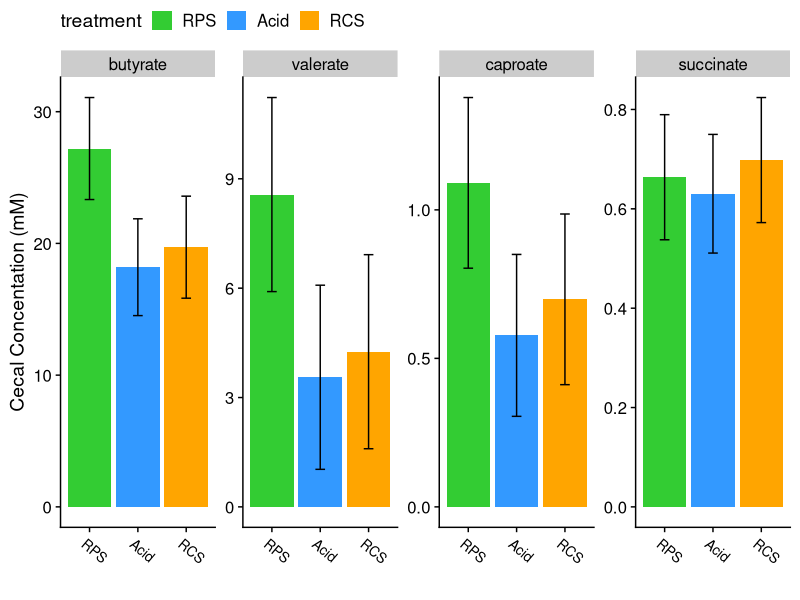

R code for this plot: (Note: this script raises an error after producing the figure.)
# setwd('')
library(tidyverse)
library(cowplot)
library(broom)
theme_set(theme_cowplot())

vfas <- read_tsv('./data/FS12b_meta.tsv')


colnames(vfas)
vfas <- read_csv('./data/FS12b_vfas.csv')
vfas <- vfas %>% filter(treatment %in% c('Control', 'RPS', 'Acid','RCS'))
vfas$treatment <- factor(vfas$treatment, levels = c('Control', 'RPS', 'Acid', 'Zn+Cu', 'RCS', 'Bglu'))

vfas.gather <- vfas %>% gather(key = VFA, value = mM, -(pignum:hour))

vfas.gather$set <- paste(vfas.gather$hour, vfas.gather$treatment)

# initial peek #
# vfas %>% filter(pignum %in% c(458, 461, 469, 472))

### VFA CECUM TESTS ###

scfas <- vfas %>% filter(hour == 0)

but_test <- aov(butyrate~treatment, data = scfas)
cap_test <- aov(caproate~treatment, data = scfas)
val_test <- aov(valerate~treatment, data = scfas)
suc_test <- aov(succinate~treatment, data = scfas)

library(emmeans)


scfa_means <- 
  bind_rows(list(
  emmeans(but_test, specs =  ~ treatment) %>% tidy(conf.int=TRUE) %>% mutate(scfa='butyrate'),
  emmeans(val_test, specs =  ~ treatment) %>% tidy(conf.int=TRUE) %>% mutate(scfa='valerate'),
  emmeans(cap_test, specs =  ~ treatment) %>% tidy(conf.int=TRUE) %>% mutate(scfa='caproate'),
  emmeans(suc_test, specs =  ~ treatment) %>% tidy(conf.int=TRUE) %>% mutate(scfa='succinate'))) %>% 
  mutate(treatment=factor(treatment, levels = c('Control', 'RPS', 'Acid', 'RCS')), 
         scfa=factor(scfa, levels = c('butyrate', 'valerate', 'caproate', 'succinate')))

# summary(but_test)
# summary(val_test)
# summary(cap_test)
# summary(tot_test)

scfa_tests <- 
  bind_rows(list(
  TukeyHSD(but_test) %>% tidy() %>% mutate(scfa='butyrate'),
TukeyHSD(val_test) %>% tidy()%>% mutate(scfa='valerate'),
TukeyHSD(cap_test) %>% tidy()%>% mutate(scfa='caproate'),
TukeyHSD(suc_test) %>% tidy()%>% mutate(scfa='succinate')
)) %>% 
  filter(contrast %in% c('RCS-Control', 
                         'Acid-Control', 
                         'RPS-Control')) %>% 
  mutate(contrast=factor(contrast, levels=c('RCS-Control', 
                                            'Acid-Control', 
                                            'RPS-Control')),
         scfa=factor(scfa, levels = c('butyrate', 'caproate', 'valerate', 'succinate'))) %>% 
  mutate(p.plot=ifelse(adj.p.value < 0.05, adj.p.value, NA))


FIG6A <- 
  scfa_means %>%
  ggplot(aes(x=treatment, y=estimate, ymin=conf.low, ymax=conf.high))+
  geom_col(aes(fill=treatment))+
  geom_errorbar(width=.2) + 
  facet_wrap(~scfa, scales = 'free', nrow=1)+
  theme(legend.position = 'top') + 
  ylab('Cecal Concentation (mM)') + 
  xlab('') + 
  theme(axis.text.x=element_text(size=10, angle = -40, hjust=.1))+
  scale_fill_manual(values=c('#33CC33', '#3399FF', 'orange', 'red', 'grey', 'purple'))

FIG6A

FIG6B <- 
  scfa_tests %>%
  mutate(scfa=factor(scfa, levels = c('butyrate', 'valerate', 'caproate', 'succinate'))) %>% 
  filter(grepl('Control', contrast)) %>% 
  ggplot(aes(x=contrast, y=estimate, ymin=conf.low, ymax=conf.high)) +
  geom_hline(yintercept = 0)+
  geom_pointrange(aes(color=contrast)) + 
  geom_text(aes(label=round(p.plot, 3), color=contrast), nudge_x = .2)+
  coord_flip()+
  facet_wrap(~scfa, scales = 'free_x', nrow = 1) +
  theme(legend.position = 'none', 
        axis.text = element_text(size=11), 
        axis.title.x=element_text(size=11),
        panel.grid.major = element_line(color='grey'), 
        panel.border = element_rect(color='black', size=1)) + 
  xlab('') + 
  ylab('estimated difference from controls (mM)')+
  scale_color_manual(values=c('red', 'orange','#3399FF', 'red', 'grey', 'purple'))

FIG6B

ggdraw() + 
  draw_plot(FIG6A, x=0, y=.5, width = 1, height = .5) + 
  draw_plot(FIG6B, x=0, y=0, width = 1, height=.5) +
  draw_plot_label(x=c(0,0), y=c(1,.45), label = c('A', 'B'))


## AULC VFA CORRELATIONS ##



MET <- read_tsv('./data/FS12b_meta.tsv') %>%
  mutate(ID=sample_ID) %>%
  select(ID, everything()) %>% 
  mutate(treatment=factor(treatment, levels = c('Control', 'RPS', 'Acid', 'RCS')))


RPS_cec_scfas <- 
  MET %>%
  select(pignum,  AULC, log_sal, tissue, day) %>% 
  filter(day =='D21' & tissue == 'C') %>%
  right_join(scfas) %>% 
  filter(treatment == 'RPS') %>%
  select(-tissue, -day, -hour, -treatment) %>%
  column_to_rownames(var = 'pignum') %>% 
  as.matrix()



cor_tests <- 
  Hmisc::rcorr(RPS_cec_scfas) %>%
  tidy() %>% 
  filter(column1 %in% c('AULC', 'butyrate', 'valerate', 'caproate', 'succinate')) %>% 
  filter(column2 %in% c('AULC', 'butyrate', 'valerate', 'caproate', 'succinate')) %>% 
  mutate(scfa=column1) %>% 
  filter(column2=='AULC') %>% 
  mutate(concentration=c(17, 5, .7, .45), 
         AULC=c(10,10,10,10), 
         stats=paste('r=', round(estimate, 2), '\nP=', round(p.value, 2)), 
         scfa=factor(scfa, levels = c('butyrate', 'valerate', 'caproate', 'succinate')))
  

FIG6C <- 
RPS_cec_scfas %>%
  as.data.frame() %>% 
  gather(-AULC, key='scfa', value='concentration') %>% 
  filter(scfa %in% c('butyrate', 'valerate', 'caproate', 'succinate')) %>%
  mutate(scfa=factor(scfa, levels = c('butyrate', 'valerate', 'caproate', 'succinate'))) %>% 
  ggplot(aes(x=concentration, y=AULC)) +
  geom_smooth(method = 'lm',se=F, color='black') + 
  geom_text(data=cor_tests, aes(label=stats), size=4, hjust=-.5)+
  geom_point(shape=21, size=3, fill='#3399FF', color='black') +
  facet_wrap(~scfa, scales = 'free') + 
  xlab('Concentration (mM)')



fig6 <- ggdraw()+
  draw_plot(FIG6A, x = 0, y =.4, width = .6, height = .6)+
  draw_plot(FIG6B, x = 0, y = 0, width = .6, height = .45)+
  draw_plot(FIG6C, x = .6, y = 0, width = .4, height = 1)+
  draw_plot_label(x=c(0,0, .6), y=c(1,.45,1), label = c('A', 'B','C'))

fig6

ggsave(filename = './output/figure6.jpeg', device = 'jpeg', 
       width=280, height=180, units = 'mm')

### D21 CECUM ALL VFAS  ###




RPS_cec_scfas <- 
  MET %>%
  select(pignum,  AULC, log_sal, tissue, day) %>% 
  filter(day =='D21' & tissue == 'C') %>%
  right_join(scfas) %>% 
  # filter(treatment == 'RPS') %>%
  select(-tissue, -day, -hour, -treatment) %>%
  column_to_rownames(var = 'pignum') %>% 
  as.matrix()


RPS_cec_scfas_DF <-   MET %>%
  select(pignum,treatment,  AULC, log_sal, tissue, day) %>% 
  filter(day =='D21' & tissue == 'C') %>%
  right_join(scfas) %>% 
  # filter(treatment == 'RPS') %>%
  select(-tissue, -day, -hour)


cor_tests <- 
  Hmisc::rcorr(RPS_cec_scfas) %>%
  tidy() %>% 
  filter(column1 %in% c('AULC', 'butyrate', 'valerate', 'caproate', 'succinate')) %>% 
  filter(column2 %in% c('AULC', 'butyrate', 'valerate', 'caproate', 'succinate')) %>% 
  mutate(scfa=column1) %>% 
  filter(column2=='AULC') %>% 
  mutate(concentration=c(17, 5, .7, .45), 
         AULC=c(10,10,10,10), 
         stats=paste('r=', round(estimate, 2), '\nP=', round(p.value, 3)), 
         scfa=factor(scfa, levels = c('butyrate', 'valerate', 'caproate', 'succinate')))


TST <- 
  RPS_cec_scfas_DF %>%
  as.data.frame() %>% 
  gather(-c(AULC, pignum, treatment), key='scfa', value='concentration') %>% 
  filter(scfa %in% c('butyrate', 'valerate', 'caproate', 'succinate')) %>%
  mutate(scfa=factor(scfa, levels = c('butyrate', 'valerate', 'caproate', 'succinate'))) %>% 
  ggplot(aes(x=concentration, y=AULC)) +
  geom_smooth(method = 'lm',se=F, color='black') + 
  geom_text(data=cor_tests, aes(label=stats), size=4, hjust=-.5)+
  geom_point(aes(fill=treatment), shape=21, size=3, color='black') +
  facet_wrap(~scfa, scales = 'free')+
  scale_fill_manual(values=c('#33CC33', '#3399FF', 'orange', 'red', 'grey', 'purple'))  
 

TST 

ggsave('./output/SCFA_AULC_cor_supp.jpg', height = 5, width = 7, units = 'in')
# #########
# 
# filter(vfas.gather, hour == 0 ) %>% 
#   ggplot(aes(x=treatment, y=mM, group=set, fill=treatment)) +
#   geom_boxplot(outlier.alpha = 0) +geom_jitter(shape=21, size=1.5, stroke=1, alpha=.75, width = .25)+
#   scale_fill_manual(values=c('#33CC33', '#3399FF', 'orange', 'red', 'grey', 'purple')) + 
#   facet_wrap(~VFA, scales = 'free')
# 
# 
# unique(vfas.gather$VFA)
# 
# filter(vfas.gather, hour == 0 & VFA %in% c('butyrate', 'valerate', 'caproate', 'total')) %>%
#   ggplot(aes(x=treatment, y=mM, group=set, fill=treatment)) +
#   geom_boxplot(outlier.alpha = 0) +geom_jitter(shape=21, size=1.5, stroke=1, alpha=.75, width = .25)+
#   scale_fill_manual(values=c('#33CC33', '#3399FF', 'orange', 'red', 'grey', 'purple')) + 
#   facet_wrap(~VFA, scales = 'free', nrow = 1) + ggtitle("Cecal SCFAs 21 days post challenge, no incubation")

#
# filter(vfas.gather, hour == 0 &
#          VFA %in% c('acetate', 'butyrate', 'propionate', 'valerate', 'caproate', 'total') & 
#          treatment %in% c('control', 'RPS')) %>%
#   ggplot(aes(x=treatment, y=mM, group=set, fill=treatment)) +
#   geom_boxplot(outlier.alpha = 0) +geom_jitter(shape=21, size=1.5, stroke=1, alpha=.75, width = .25)+
#   scale_fill_manual(values=c('red', '#3399FF', 'orange', 'red', 'grey', 'purple')) + 
#   facet_wrap(~VFA, scales = 'free') + ggtitle("Cecal SCFAs 21 days post challenge")




# filter(vfas.gather, hour == 24) %>% ggplot(aes(x=treatment, y=mM, group=set, fill=treatment)) +
#   geom_boxplot(outlier.alpha = 0) +geom_jitter(shape=21, size=1.5, stroke=1, alpha=.75, width = .25)+
#   scale_fill_manual(values=c('#33CC33', '#3399FF', 'orange', 'red', 'grey', 'purple')) + 
#   facet_wrap(~VFA, scales = 'free') + ggtitle("Cecal SCFAs 21 days post challenge, with incubation")

### propionate in 24hr incubation seems to have suffered in ZN

# 0 and 24 hr together

# filter(vfas.gather, VFA != 'succinate') %>% ggplot(aes(x=hour, y=mM, group=set, fill=treatment)) +
#   geom_boxplot(outlier.alpha = 0) +
#   scale_fill_manual(values=c('#33CC33', '#3399FF', 'orange', 'red', 'grey', 'purple')) + 
#   facet_wrap(~VFA, scales = 'free')
# 
###

# tests for RPS vs control

# buttest <- vfas.gather %>% filter(treatment %in% c('control', 'RPS') & hour ==0 & VFA == 'butyrate')
# valtest <- vfas.gather %>% filter(treatment %in% c('control', 'RPS') & hour ==0 & VFA == 'valerate')
# captest <- vfas.gather %>% filter(treatment %in% c('control', 'RPS') & hour ==0 & VFA == 'caproate')
# tottest <- vfas.gather %>% filter(treatment %in% c('control', 'RPS') & hour ==0 & VFA == 'total')
# 
# wilcox.test(buttest$mM~buttest$treatment) # p-value = 0.00399
# wilcox.test(valtest$mM~valtest$treatment) # p-value = 0.0007816
# wilcox.test(captest$mM~captest$treatment) # p-value = 0.01061
# wilcox.test(tottest$mM~tottest$treatment) # p-value = 0.1135
# 

### for correlations ###

# vfas0 <- filter(vfas, hour == 0) %>% select(-hour)
# 
# vfas24 <- filter(vfas, hour == 24) %>% select(-hour)
# 
# colnames(vfas24) <- paste('P', colnames(vfas24), sep = '_') # why 'P' ?  Because it shows the 'P'otential amount of VFAs for that bolus
# 
# colnames(vfas24)[1] <- 'pignum'
# 
# vfas_for_cor <- merge(vfas0, vfas24, by = 'pignum')
# 
# vfas_for_cor$day <- 21
# vfas_for_cor$tissue <- 'cecal_contents'
# vfas_for_cor <- vfas_for_cor %>% select(pignum, treatment, day, tissue, everything())


# write_csv(vfas_for_cor, './data/FS12b_vfas_for_cor.csv')

############### FECAL DATA #################




# library(tidyverse)


####### WARNING! I THINK THERE IS A PROBLEM WITH THE DATA FROM DAY 7 and 21!!!!!

### SUSPICIOUS AMOUNTS OF LACTATE AND SUCCINATE ARE PRESENT, USUALLY THESE ARE VERY RARE
### I THINK THERE WAS AN ISSUE DURING SAMPLE PREP
### MY GUESS IS THAT THE SAMPLES WERE ALLOWED TO THAW AT ROOM TEMP FOR TOO LONG AND 
### SOME BACTERIAL METABOLIC ACTIVITY GENERATED EXCESS LACTATE AND SUCCINATE
### USUALLY THESE WOULD BE CONVERTED TO OTHER SCFAS BY ANAEROBIC FERMENTATION BUT
### THE ANAEROBES PROBABLY DIED DUE TO OXYGEN EXPOSURE.


# write_csv(res.all, 'FS12b_fecal_vfas.csv')

# res.all <- read_csv('./data/FS12b_fecal_vfas.csv')
# # tests <- filter(res.all, time == 0) %>%
# #   do(pwilx=pairwise.wilcox.test(.$butyrate, .$treatment, p.adjust.method = 'none'))
# # #pairwise.wilcox.test(p.adjust.method = )
# # tests[[1]]
# # 
# # 
# # tests <- filter(res.all, time == 0) %>% do(pwilx=pairwise.wilcox.test(.$caproate, .$treatment, p.adjust.method = 'none'))
# # #pairwise.wilcox.test(p.adjust.method = )
# # tests[[1]]
# # 
# # 
# # tests <- filter(res.all, time == 0) %>% do(pwilx=pairwise.wilcox.test(.$valerate, .$treatment, p.adjust.method = 'none'))
# # #pairwise.wilcox.test(p.adjust.method = )
# # tests[[1]]
# # 
# # 
# # res.all$treatment <- factor(res.all$treatment, levels=c('control', 'RPS', 'Acid', 'Zn+Cu', 'RCS', 'Bglu'))
# # 
# # 
# # res.all %>% ggplot(aes(x=treatment, y=acetate, fill=treatment)) + facet_wrap(~time) + geom_boxplot() + geom_text(aes(label=pignum))
# # res.all %>% ggplot(aes(x=treatment, y=propionate, fill=treatment)) + facet_wrap(~time) + geom_boxplot()+ geom_text(aes(label=pignum))
# # res.all %>% ggplot(aes(x=treatment, y=butyrate, fill=treatment)) + facet_wrap(~time) + geom_boxplot()+ geom_text(aes(label=pignum))
# # res.all %>% ggplot(aes(x=treatment, y=valerate, fill=treatment)) + facet_wrap(~time) + geom_boxplot()+ geom_text(aes(label=pignum))
# # res.all %>% ggplot(aes(x=treatment, y=caproate, fill=treatment)) + facet_wrap(~time) + geom_boxplot()+ geom_text(aes(label=pignum))
# # res.all %>% ggplot(aes(x=treatment, y=isovalerate, fill=treatment)) + facet_wrap(~time) + geom_boxplot()+ geom_text(aes(label=pignum))
# # res.all %>% ggplot(aes(x=treatment, y=oxalate, fill=treatment)) + facet_wrap(~time) + geom_boxplot()+ geom_text(aes(label=pignum))
# # res.all %>% ggplot(aes(x=treatment, y=phenylacetate, fill=treatment)) + facet_wrap(~time) + geom_boxplot()+ geom_text(aes(label=pignum))
# # res.all %>% ggplot(aes(x=treatment, y=succinate, fill=treatment)) + facet_wrap(~time) + geom_boxplot()+ geom_text(aes(label=pignum))
# # res.all %>% ggplot(aes(x=treatment, y=fumarate, fill=treatment)) + facet_wrap(~time) + geom_boxplot()+ geom_text(aes(label=pignum))
# # res.all %>% ggplot(aes(x=treatment, y=lactate, fill=treatment)) + facet_wrap(~time) + geom_boxplot()+ geom_text(aes(label=pignum))
# # 
# # 
# # res.gather <- res.all %>% gather(key = variable, value = concentration, -(pignum:set))
# # 
# # # res.gather %>% filter(variable == 'total')%>% ggplot(aes(x=time, y=concentration, group=pignum, color=treatment)) + geom_line()
# # 
# # res.sum <- res.gather %>%  group_by(time, treatment, variable) %>%
# #   summarise(mean=mean(concentration), sd=sd(concentration), n=n(), sterr=sd/sqrt(n))
# # 
# # res.sum <- res.sum %>% mutate(treat_var=paste(treatment, variable, sep='_'))
# # 
# # res.sum$treatment <- factor(res.sum$treatment, levels= c('control', 'RPS', 'Acid', 'Zn+Cu', 'RCS', 'Bglu'))
# # 
# # res.sum %>% ggplot(aes(x=time, y=mean, group=treat_var, color=treatment)) +
# #   geom_line() + facet_wrap(~variable, scales='free') + scale_color_manual(values=c('#33CC33', '#3399FF', 'orange', 'red', 'grey', 'purple')) + ggtitle('Mean concentration of fecal SCFAs over time')
# #  
# 
# 
# #######
# 
# D0vfas <- res.all %>% 
#   filter(time == 0 & treatment %in% c('control', 'RPS', 'Acid','RCS')) %>% 
#   mutate(treatment=factor(treatment, levels = c('control', 'RPS', 'Acid','RCS')))
# 
# # D0vfas$treatment
# 
# D21vfas <- vfas %>%
#   filter(hour == 0) %>% 
#   mutate(treatment=factor(treatment, levels = c('control', 'RPS', 'Acid','RCS')))
# 
# # D21vfas$treatment
# 
# D0_results <- D0vfas %>%
#   # select(-formate) %>%
#   filter(pignum != 101) %>% 
#   pivot_longer(cols = acetate:total,
#                names_to = 'VFA',
#                values_to = 'concentration') %>% 
#   group_by(VFA) %>% 
#   nest() %>% ungroup() %>% 
#   mutate(day=0, 
#          ANOVA=map(.x=data, ~ aov(data = .x, formula = concentration ~ treatment)),
#          TUK=map(.x = ANOVA, TukeyHSD), 
#          tid_TUK=map(.x=TUK, broom::tidy)) %>% 
#   select(-data, -ANOVA, -TUK) %>% 
#   unnest(cols = tid_TUK) %>% 
#   filter(grepl('control', contrast))
# 
# D21_results <- D21vfas %>% 
#   pivot_longer(cols = acetate:total,
#                names_to = 'VFA',
#                values_to = 'concentration') %>% 
#   group_by(VFA) %>% 
#   nest() %>% ungroup() %>% 
#   mutate(day=21, 
#          ANOVA=map(.x=data, ~ aov(data = .x, formula = concentration ~ treatment)), 
#          TUK=map(.x = ANOVA, TukeyHSD), 
#          tid_TUK=map(.x=TUK, broom::tidy)) %>% 
#   select(-data, -ANOVA, -TUK) %>% 
#   unnest(cols = tid_TUK) %>% 
#   filter(grepl('control', contrast))
# 
# 
# 
# D21_results %>% filter(VFA %in% c('butyrate', 'caproate', 'valerate')) %>% 
#   ggplot(aes(x=contrast, y=estimate, ymin=conf.low, ymax=conf.high, color=contrast)) + 
#   geom_hline(yintercept = 0, color='grey')+
#   geom_pointrange() + facet_wrap(~VFA, scales = 'free') + coord_flip()
# 
# 
# 
# # probably omit D0 results, maybe supplement if anything.  
# 
# 
# D0_results %>%# filter(VFA %in% c('butyrate', 'caproate', 'valerate')) %>% 
#   ggplot(aes(x=contrast, y=estimate, ymin=conf.low, ymax=conf.high, color=contrast)) + 
#   geom_hline(yintercept = 0, color='grey')+
#   geom_pointrange() + facet_wrap(~VFA, scales = 'free') + coord_flip()
# 
# 
# 
# 
# 
# D0_results %>% group_by(VFA) %>% 
#   summarise(MI=min(conf.low) , 
#             MA=max(conf.high), 
#             RANGE=abs(MI-MA), 
#             bump= RANGE*.1, 
#             MIN=MI - bump, 
#             MAX=MA + bump, 
#             LIM = ifelse(abs(MIN) > MAX, abs(MIN), abs(MAX)))
# 
